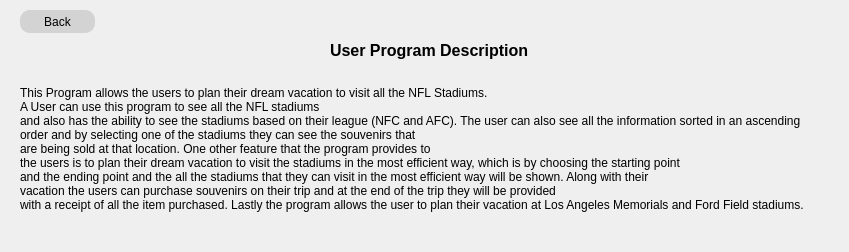
<?xml version="1.0" encoding="UTF-8"?>
<ui version="4.0">
 <class>UserDescription</class>
 <widget class="QDialog" name="UserDescription">
  <property name="geometry">
   <rect>
    <x>0</x>
    <y>0</y>
    <width>849</width>
    <height>252</height>
   </rect>
  </property>
  <property name="windowTitle">
   <string>Dialog</string>
  </property>
  <property name="styleSheet">
   <string notr="true">QLabel {
	font: helvetica;
	font-size: 12px;
	fint-weght: bold;
}</string>
  </property>
  <widget class="QLabel" name="label">
   <property name="geometry">
    <rect>
     <x>330</x>
     <y>30</y>
     <width>231</width>
     <height>41</height>
    </rect>
   </property>
   <property name="styleSheet">
    <string notr="true">QLabel {
	font-size: 16px;
	font-weight: bold;
}</string>
   </property>
   <property name="text">
    <string>User Program Description</string>
   </property>
  </widget>
  <widget class="QPushButton" name="button_back">
   <property name="geometry">
    <rect>
     <x>20</x>
     <y>10</y>
     <width>75</width>
     <height>23</height>
    </rect>
   </property>
   <property name="styleSheet">
    <string notr="true">QPushButton {
	background: lightgray;
	border-radius: 10px;
}</string>
   </property>
   <property name="text">
    <string>Back</string>
   </property>
  </widget>
  <widget class="QLabel" name="label_2">
   <property name="geometry">
    <rect>
     <x>20</x>
     <y>70</y>
     <width>891</width>
     <height>171</height>
    </rect>
   </property>
   <property name="toolTip">
    <string>&lt;html&gt;&lt;head/&gt;&lt;body&gt;&lt;p&gt;This Program allows the users to plan their dream vacation to visit all the NFL Stadiums.&lt;br/&gt;A User can use this program to see all the NFL stadiums and also has the ability to see the stadiums based on their league (NFC and AFC). The user can also see all the information sorted in an ascending order and by selecting one of the stadiums they can see the souvenirs that are being sold at that location. One other feature that the program provides to the users is to plan their dream vacation to visit the stadiums in the most efficient way, which is by choosing the starting point and the ending point and the all the stadiums that they can visit in the most efficient way will be shown. Along with their vacation the users can purchase souvenirs on their trip and at the end of the trip they will be provided with a receipt of all the item purchased. Lastly the program allows the user to plan their vacation at Los Angeles Memorials and Ford Field stadiums. &lt;/p&gt;&lt;/body&gt;&lt;/html&gt;</string>
   </property>
   <property name="text">
    <string>This Program allows the users to plan their dream vacation to visit all the NFL Stadiums.
A User can use this program to see all the NFL stadiums 
and also has the ability to see the stadiums based on their league (NFC and AFC). The user can also see all the information sorted in an ascending 
order and by selecting one of the stadiums they can see the souvenirs that 
are being sold at that location. One other feature that the program provides to 
the users is to plan their dream vacation to visit the stadiums in the most efficient way, which is by choosing the starting point 
and the ending point and the all the stadiums that they can visit in the most efficient way will be shown. Along with their 
vacation the users can purchase souvenirs on their trip and at the end of the trip they will be provided 
with a receipt of all the item purchased. Lastly the program allows the user to plan their vacation at Los Angeles Memorials and Ford Field stadiums.
</string>
   </property>
  </widget>
 </widget>
 <resources/>
 <connections/>
</ui>
